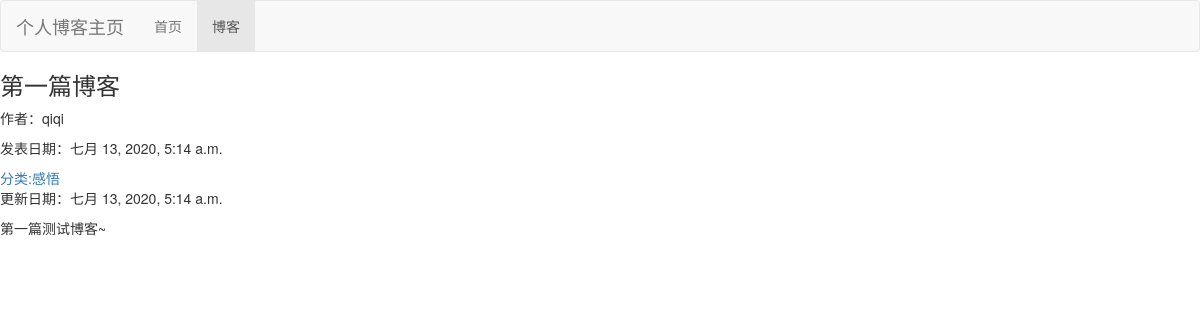
The page /blog/1 on the database its author committed.
### blog/models.py (models this page shows, shortened)
class Blog(models.Model):
    title = models.CharField(max_length=20)
    content = models.TextField()
    blog_type = models.ForeignKey(BlogType,on_delete=models.DO_NOTHING)
    author = models.ForeignKey(User,on_delete=models.DO_NOTHING)
    created_time = models.DateTimeField(auto_now_add=True)
    last_updated_time = models.DateTimeField(auto_now=True)

class BlogType (models.Model):
    type_name = models.CharField(max_length=20)
    def __str__(self):
        return self.type_name

### blog/views.py (the view)
# urls.py: path('<int:blog_pk>',views.blog_detail,name='blog_detail'),
def blog_detail(request,blog_pk):
    context = {}
    context['blog'] = get_object_or_404(Blog,pk=blog_pk)
    return render(request, 'blog/blog_detail.html', context)

### templates/blog/blog_detail.html (shortened to what this page needs)
{% extends 'base.html' %}
{% block nav_blog_active %}
    active
{% endblock %}
{% block content %}
    <h3>{{ blog.title }}</h3>
    <p>作者：{{ blog.author }}</p>
    <p>发表日期：{{ blog.created_time }}</p>
    <a href="{% url 'blog_with_type' blog.blog_type.pk  %}">分类:{{ blog.blog_type }}</a>
    <p>更新日期：{{ blog.last_updated_time }}</p>
    <p>{{ blog.content }}</p>
{% endblock %}

### static/css/base.css (style rules this page uses)
* { margin: 0; padding: 0; }

### rows shown on the page
Blog: title "第一篇博客", author "qiqi", created_time "七月 13, 2020, 5:14 a.m.", blog_type "感悟", last_updated_time "七月 13, 2020, 5:14 a.m.", content "第一篇测试博客~"
